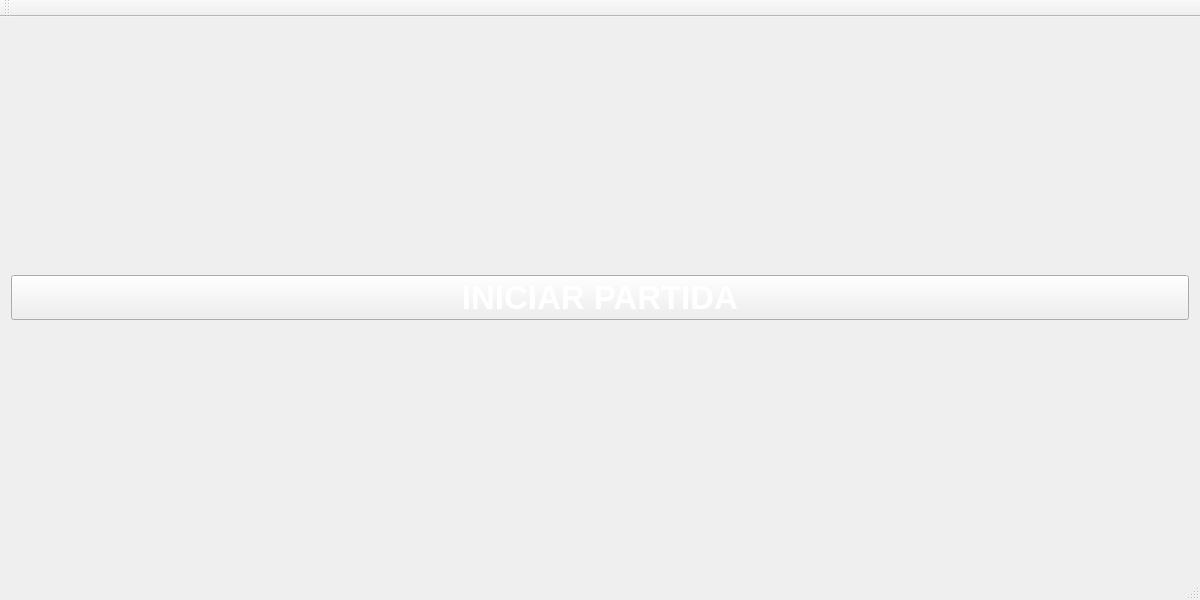
<?xml version="1.0" encoding="UTF-8"?>
<ui version="4.0">
 <class>MainWindow</class>
 <widget class="QMainWindow" name="MainWindow">
  <property name="geometry">
   <rect>
    <x>0</x>
    <y>0</y>
    <width>1200</width>
    <height>600</height>
   </rect>
  </property>
  <property name="windowTitle">
   <string>MainWindow</string>
  </property>
  <property name="autoFillBackground">
   <bool>false</bool>
  </property>
  <property name="styleSheet">
   <string notr="true">background-image: url(:/imagenes/fondo.jpg);</string>
  </property>
  <property name="dockNestingEnabled">
   <bool>false</bool>
  </property>
  <property name="unifiedTitleAndToolBarOnMac">
   <bool>true</bool>
  </property>
  <widget class="QWidget" name="centralWidget">
   <layout class="QGridLayout" name="gridLayout">
    <item row="0" column="0">
     <widget class="QPushButton" name="Inicio">
      <property name="enabled">
       <bool>true</bool>
      </property>
      <property name="font">
       <font>
        <pointsize>25</pointsize>
        <weight>75</weight>
        <italic>false</italic>
        <bold>true</bold>
        <underline>false</underline>
        <stylestrategy>PreferDefault</stylestrategy>
        <kerning>true</kerning>
       </font>
      </property>
      <property name="styleSheet">
       <string notr="true">color: rgb(255, 255, 255);</string>
      </property>
      <property name="text">
       <string>INICIAR PARTIDA</string>
      </property>
     </widget>
    </item>
   </layout>
  </widget>
  <widget class="QMenuBar" name="menuBar">
   <property name="geometry">
    <rect>
     <x>0</x>
     <y>0</y>
     <width>1200</width>
     <height>25</height>
    </rect>
   </property>
  </widget>
  <widget class="QToolBar" name="mainToolBar">
   <attribute name="toolBarArea">
    <enum>TopToolBarArea</enum>
   </attribute>
   <attribute name="toolBarBreak">
    <bool>false</bool>
   </attribute>
  </widget>
  <widget class="QStatusBar" name="statusBar"/>
 </widget>
 <layoutdefault spacing="6" margin="11"/>
 <resources/>
 <connections/>
</ui>
